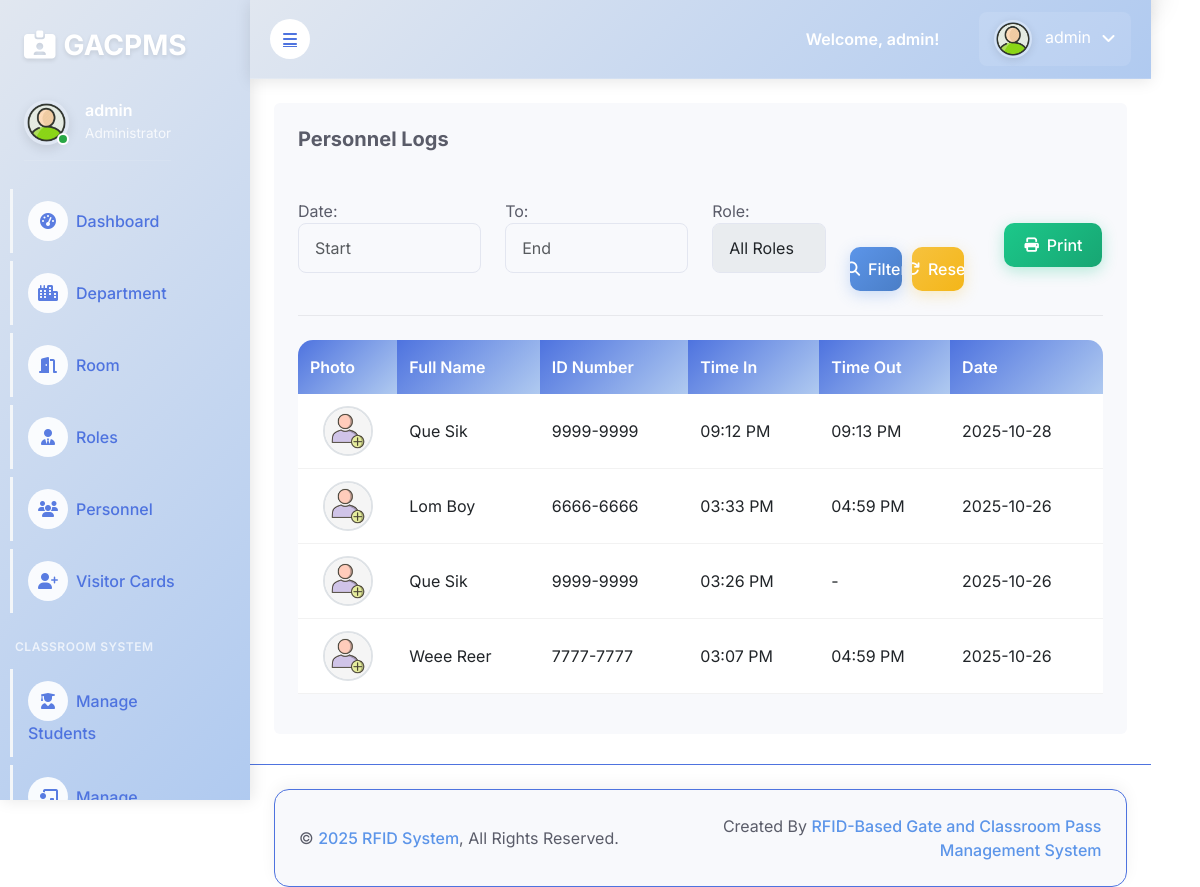
/admin/personell_logs.php, run on the app's committed database.
### tables this page shows
CREATE TABLE `user` (
  `id` int(11) NOT NULL,
  `contact` varchar(15) NOT NULL,
  `email` varchar(255) NOT NULL,
  `username` varchar(255) NOT NULL,
  `password` varchar(255) NOT NULL,
  `rfid_number` varchar(50) NOT NULL,
  `failed_attempts` int(11) DEFAULT 0,
  `last_attempt` timestamp NULL DEFAULT NULL,
  `last_login` timestamp NULL DEFAULT NULL,
  `login_count` int(11) DEFAULT 0,
  `is_active` tinyint(1) DEFAULT 1,
  `created_at` timestamp NOT NULL DEFAULT current_timestamp()
);

CREATE TABLE `personell_glogs` (
  `id` int(11) NOT NULL,
  `personell_id` int(11) DEFAULT NULL,
  `id_number` varchar(50) DEFAULT NULL,
  `name` varchar(255) DEFAULT NULL,
  `action` enum('IN','OUT') DEFAULT NULL,
  `time_in` time DEFAULT NULL,
  `time_out` time DEFAULT NULL,
  `date` date DEFAULT NULL,
  `period` enum('AM','PM') DEFAULT NULL,
  `location` varchar(255) DEFAULT NULL,
  `department` varchar(255) DEFAULT NULL,
  `date_logged` date DEFAULT NULL,
  `created_at` datetime DEFAULT current_timestamp()
);

CREATE TABLE `personell` (
  `id` int(11) NOT NULL,
  `id_number` varchar(20) NOT NULL,
  `last_name` varchar(100) NOT NULL,
  `first_name` varchar(100) NOT NULL,
  `date_of_birth` date NOT NULL,
  `role` varchar(50) NOT NULL,
  `category` varchar(50) NOT NULL,
  `department` varchar(100) NOT NULL,
  `status` varchar(20) DEFAULT 'Active',
  `photo` varchar(255) DEFAULT 'default.png',
  `date_added` datetime DEFAULT current_timestamp(),
  `deleted` tinyint(4) DEFAULT 0
);

### admin/personell_logs.php (the view, shortened to what this page needs)
<?php
include '../connection.php';
function getPersonnelPhoto($photo) {
    $basePath = '../uploads/personell/';
    $defaultPhoto = '../assets/img/pngtree-vector-add-user-icon-png-image_780447.jpg';
    if (empty($photo) || $photo === 'default.png' || !file_exists($basePath . $photo)) {
        return $defaultPhoto;
    }
    return $basePath . $photo;
}
$filtered_data = [];
if ($_SERVER['REQUEST_METHOD'] === 'POST') {
    $date1 = isset($_POST['date1']) ? $_POST['date1'] : '';
    $date2 = isset($_POST['date2']) ? $_POST['date2'] : '';
    $role = isset($_POST['role']) ? $_POST['role'] : '';
    if (($date1 && !$date2) || (!$date1 && $date2)) {
        echo '<script>alert("Please enter both dates or leave both blank.");</script>';
    } else {
        $sql = "SELECT pg.id, pg.personell_id, pg.id_number, pg.name, pg.action,
                       pg.time_in, pg.time_out, pg.date, pg.period, pg.location,
                       pg.department, pg.date_logged, pg.created_at,
                       p.first_name, p.last_name, p.photo, p.role
                FROM personell_glogs AS pg
                LEFT JOIN personell AS p ON pg.personell_id = p.id";
        $where = [];
        $params = [];
        $types = '';
        if ($date1 && $date2) {
            $where[] = "pg.date_logged BETWEEN ? AND ?";
            $params[] = date('Y-m-d', strtotime($date1));
            $params[] = date('Y-m-d', strtotime($date2));
            $types .= 'ss';
        }
        if ($role) {
            $where[] = "p.role = ?";
            $params[] = $role;
            $types .= 's';
        } else {
            $where[] = "p.role != 'Instructor'";
        }
        if (!empty($where)) {
            $sql .= " WHERE " . implode(" AND ", $where);
        }
        $sql .= " ORDER BY pg.date_logged DESC, pg.time_in DESC";
        if ($stmt = $db->prepare($sql)) {
            if (!empty($params)) {
                $stmt->bind_param($types, ...$params);
            }
            $stmt->execute();
            $result = $stmt->get_result();
            $filtered_data = $result->fetch_all(MYSQLI_ASSOC);
            $_SESSION['filtered_data'] = $filtered_data;
            $stmt->close();
        }
    }
} else {
    $sql = "SELECT pg.id, pg.personell_id, pg.id_number, pg.name, pg.action,
                   pg.time_in, pg.time_out, pg.date, pg.period, pg.location,
                   pg.department, pg.date_logged, pg.created_at,
                   p.first_name, p.last_name, p.photo, p.role
            FROM personell_glogs AS pg
            LEFT JOIN personell AS p ON pg.personell_id = p.id
            WHERE p.role != 'Instructor'
            ORDER BY pg.date_logged DESC, pg.time_in DESC";
    $result = mysqli_query($db, $sql);
    if ($result) {
        $filtered_data = mysqli_fetch_all($result, MYSQLI_ASSOC);
    } else {
        die("Query failed: " . mysqli_error($db));
    }
}
?>
<!DOCTYPE html>
<html lang="en">
<?php include 'header.php'; ?>
<head>
    <link href="https://cdn.jsdelivr.net/npm/bootstrap@5.3.0/dist/css/bootstrap.min.css" rel="stylesheet">
    <link rel="stylesheet" href="https://cdnjs.cloudflare.com/ajax/libs/font-awesome/6.4.0/css/all.min.css">
    <link rel="stylesheet" href="https://cdn.jsdelivr.net/npm/bootstrap-datepicker@1.9.0/dist/css/bootstrap-datepicker.min.css">
</head>
<body>
    <div class="container-fluid position-relative bg-white d-flex p-0">
        <?php include 'sidebar.php'; ?>
        <div class="content">
            <?php include 'navbar.php'; ?>
            <div class="container-fluid pt-4 px-4">
                <div class="col-sm-12 col-xl-12">
                    <div class="bg-light rounded h-100 p-4">
                        <div class="row">
                            <div class="col-9">
                                <h6 class="mb-4">Personnel Logs</h6>
                            </div>
                        </div>
                        <br>
                        <form id="filterForm" method="POST">
                            <div class="row">
                                <div class="col-lg-3">
                                    <label>Date:</label>
                                    <input type="text" class="form-control" name="date1" placeholder="Start" id="date1" autocomplete="off" />
                                </div>
                                <div class="col-lg-3">
                                    <label>To:</label>
                                    <input type="text" class="form-control" name="date2" placeholder="End" id="date2" autocomplete="off" />
                                </div>
                                <div class="col-lg-2">
                                    <label>Role:</label>
                                    <select class="form-control dept_ID" name="role" id="role" autocomplete="off">
                                        <option value="">All Roles</option>
                                    </select>
                                </div>
                                <div class="col-lg-2 mt-4">
                                    <div class="button-container">
                                        <button type="submit" class="btn btn-filter" id="btn_search">
                                            <i class="fa fa-search"></i> Filter
                                        </button>
                                        <button type="button" id="reset" class="btn btn-reset">
                                            <i class="fa fa-sync"></i> Reset
                                        </button>
                                    </div>
                                </div>
                                <div class="col-lg-2 mt-4" style="text-align:right;">
                                    <button type="button" class="btn btn-print" id="btn_print">
                                        <i class="fa fa-print"></i> Print
                                    </button>
                                </div>
                            </div>
                        </form>
                        <hr>
                        <div class="table-responsive">
                            <table class="table table-border" id="dataTable">
                                <thead>
                                    <tr>
                                        <th>Photo</th>
                                        <th>Full Name</th>
                                        <th>ID Number</th>
                                        <th>Time In</th>
                                        <th>Time Out</th>
                                        <th>Date</th>
                                    </tr>
                                </thead>
                                <tbody id="load_data">
                                    <?php
                                    if (!empty($filtered_data)) {
                                        foreach ($filtered_data as $row) {
                                            echo '<tr>';
                                            $photoPath = getPersonnelPhoto($row['photo']);
                                            echo '<td><center>';
                                            echo '<img class="personnel-photo" src="' . $photoPath . '" ';
                                            echo 'onerror="this.onerror=null; this.src=\'../assets/img/pngtree-vector-add-user-icon-png-image_780447.jpg\';" ';
                                            echo 'alt="' . htmlspecialchars($row['first_name'] . ' ' . $row['last_name']) . '" ';
                                            echo 'style="width: 50px; height: 50px; border-radius: 50%; object-fit: cover; border: 2px solid #dee2e6;">';
                                            echo '</center></td>';
                                            if (!empty($row['first_name']) && !empty($row['last_name'])) {
                                                echo '<td>' . $row['first_name'] . ' ' . $row['last_name'] . '</td>';
                                            } else {
                                                echo '<td>' . $row['name'] . '</td>';
                                            }
                                            echo '<td>' . $row['id_number'] . '</td>';
                                            if (!empty($row['time_in']) && $row['time_in'] != '00:00:00') {
                                                echo '<td>' . date("h:i A", strtotime($row['time_in'])) . '</td>';
                                            } else {
                                                echo '<td>-</td>';
                                            }
                                            if (!empty($row['time_out']) && $row['time_out'] != '00:00:00') {
                                                echo '<td>' . date("h:i A", strtotime($row['time_out'])) . '</td>';
                                            } else {
                                                echo '<td>-</td>';
                                            }
                                            echo '<td>' . $row['date'] . '</td>';
                                            echo '</tr>';
                                        }
                                    } else {
                                        echo '<tr><td colspan="10">No records found.</td></tr>';
                                    }
                                    ?>
                                </tbody>
                            </table>
                        </div>
                    </div>
                </div>
            </div>
            <?php include 'footer.php'; ?>
        </div>
        <a href="#" class="btn btn-lg btn-warning btn-lg-square back-to-top"><i class="bi bi-arrow-up"></i></a>
    </div>
</body>
</html>

### admin/sidebar.php (shortened to what this page needs)
<?php
$current_page = basename($_SERVER['PHP_SELF']);
include '../connection.php';
$username = "";
$sql1 = "SELECT * FROM user LIMIT 1";
$result1 = $db->query($sql1);
if ($result1->num_rows > 0) {
    $row = $result1->fetch_assoc();
    $username = $row['username'];
}
?>
<div class="sidebar pe-4 pb-3">
    <nav class="navbar navbar-light">
        <a href="dashboard" class="navbar-brand mx-4 mb-4 mt-3">
            <h3 class="text"><i class="fas fa-id-card-alt me-2"></i>GACPMS</h3>
        </a>
        <div class="user-info d-flex align-items-center ms-4 mb-4">
            <div class="position-relative">
                <img class="rounded-circle profile-img" src="img\2601828.png" alt="" style="width: 45px; height: 45px;">
                <div class="status-indicator rounded-circle border border-2 border-white position-absolute end-0 bottom-0 p-1"></div>
            </div>
            <div class="ms-3">
                <h6 class="mb-0"><?php echo $username; ?></h6>
                <span>Administrator</span>
            </div>
        </div>
        <div class="navbar-nav w-100">
            <a href="dashboard.php" class="nav-item nav-link <?php echo ($current_page == 'dashboard') ? 'active' : ''; ?>">
                <i class="fa fa-tachometer-alt me-2"></i>Dashboard
            </a>
            <a href="department.php" class="nav-item nav-link <?php echo ($current_page == 'department') ? 'active' : ''; ?>">
                <i class="fa fa-city me-2"></i>Department
            </a>
            <a href="room.php" class="nav-item nav-link <?php echo ($current_page == 'room') ? 'active' : ''; ?>">
                <i class="fa fa-door-open me-2"></i>Room
            </a>
            <a href="role.php" class="nav-item nav-link <?php echo ($current_page == 'role') ? 'active' : ''; ?>">
                <i class="fa fa-user-tie me-2"></i>Roles
            </a>
            <a class="nav-item nav-link collapsed <?php echo in_array($current_page, ['personell', 'personell_logs']) ? 'active' : ''; ?>"
               href="personell.php"
               data-bs-toggle="collapse"
               data-bs-target="#personnelSubmenu"
               aria-expanded="<?php echo in_array($current_page, ['personell', 'personell_logs']) ? 'true' : 'false'; ?>">
                <i class="fa fa-users me-2"></i>Personnel
            </a>
            <a class="nav-item nav-link collapsed <?php echo in_array($current_page, ['visitor', 'visitor_logs']) ? 'active' : ''; ?>"
               href="visitor.php"
               data-bs-toggle="collapse"
               data-bs-target="#visitorSubmenu"
               aria-expanded="<?php echo in_array($current_page, ['visitor', 'visitor_logs']) ? 'true' : 'false'; ?>">
                <i class="fa fa-user-plus me-2"></i>Visitor Cards
            </a>
            <div class="sidebar-section-header mt-3 mb-2">
                <small class="text-uppercase">CLASSROOM SYSTEM</small>
            </div>
            <a href="students.php" class="nav-item nav-link <?php echo ($current_page == 'students') ? 'active' : ''; ?>">
                <i class="fa fa-user-graduate me-2"></i>Manage Students
            </a>
            <a href="instructors.php" class="nav-item nav-link <?php echo ($current_page == 'instructors') ? 'active' : ''; ?>">
                <i class="fa fa-chalkboard-teacher me-2"></i>Manage Instructors
            </a>
        </div>
    </nav>
</div>

### admin/navbar.php (shortened to what this page needs)
<?php
include '../connection.php';
$username = "";
$sql1 = "SELECT * FROM user LIMIT 1";
$result1 = $db->query($sql1);
if ($result1->num_rows > 0) {
    $row = $result1->fetch_assoc();
    $username = $row['username'];
}
?>
<nav class="navbar navbar-expand navbar-light sticky-top px-4 py-0 navbar-top">
    <a href="#" class="sidebar-toggler flex-shrink-0">
        <i class="fa fa-bars"></i>
    </a>
    <div class="navbar-nav align-items-center ms-auto">
        <span class="user-greeting d-none d-md-inline">Welcome, <?php echo explode(' ', $username)[0]; ?>!</span>
        <div class="nav-item dropdown">
            <a href="#" class="nav-link dropdown-toggle" data-bs-toggle="dropdown">
                <img class="rounded-circle me-lg-2" src="img\2601828.png" alt="Profile" style="width: 38px; height: 38px;">
                <span class="d-none d-lg-inline-flex"><?php echo $username; ?></span>
            </a>
        </div>
    </div>
</nav>

### data on the page
user: username "admin"
personell_glogs: personell.first_name "Que", personell.last_name "Sik", id_number "9999-9999", time_in "09:12 PM", time_out "09:13 PM", date "2025-10-28"
personell_glogs: personell.first_name "Lom", personell.last_name "Boy", id_number "6666-6666", time_in "03:33 PM", time_out "04:59 PM", date "2025-10-26"
personell_glogs: personell.first_name "Que", personell.last_name "Sik", id_number "9999-9999", time_in "03:26 PM", date "2025-10-26"
personell_glogs: personell.first_name "Weee", personell.last_name "Reer", id_number "7777-7777", time_in "03:07 PM", time_out "04:59 PM", date "2025-10-26"
